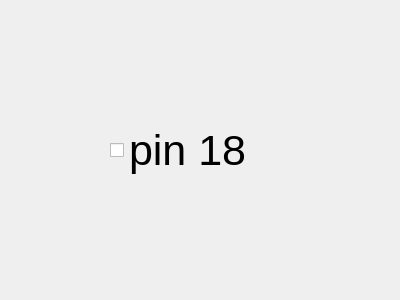
<?xml version="1.0" encoding="UTF-8"?>
<ui version="4.0">
 <class>Dialog</class>
 <widget class="QDialog" name="Dialog">
  <property name="geometry">
   <rect>
    <x>0</x>
    <y>0</y>
    <width>400</width>
    <height>300</height>
   </rect>
  </property>
  <property name="windowTitle">
   <string>Dialog</string>
  </property>
  <widget class="QCheckBox" name="checkBox">
   <property name="geometry">
    <rect>
     <x>110</x>
     <y>100</y>
     <width>241</width>
     <height>101</height>
    </rect>
   </property>
   <property name="font">
    <font>
     <pointsize>32</pointsize>
    </font>
   </property>
   <property name="text">
    <string>pin 18</string>
   </property>
  </widget>
 </widget>
 <resources/>
 <connections/>
</ui>
